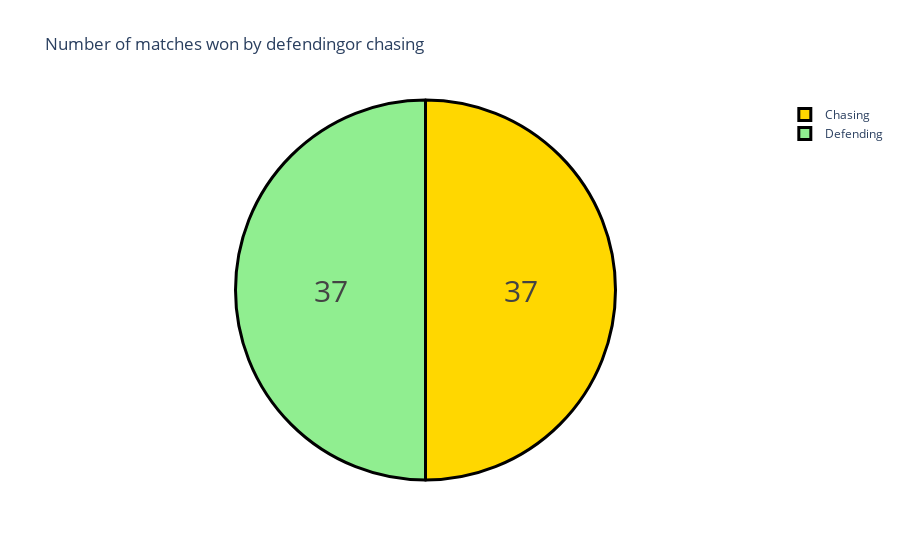

Here is the notebook cell this chart was saved with:
### Code cell
data['won_by'] = data['won_by'].map({"Wickets":"Chasing",
                                     "Runs": "Defending"})
won_by = data['won_by'].value_counts()
label = won_by.index
counts = won_by.values
colors = ['gold', 'lightgreen']

fig = go.Figure(data = [go.Pie(labels= label, values = counts)])
fig.update_layout(title_text = "Number of matches won by defendingor chasing")
fig.update_traces(hoverinfo = 'label+percent', textinfo = 'value', textfont_size = 30,
                  marker = dict(colors = colors, line = dict(color = 'black', width=3)))

### Figure 1 — Plotly figure (JSON) as saved in the notebook; plotly's stock layout.template omitted (floating-point values rounded to 4 significant figures)
{"data": [{"hoverinfo": "label+percent", "labels": ["Chasing", "Defending"], "marker": {"colors": ["gold", "lightgreen"], "line": {"color": "black", "width": 3}}, "textfont": {"size": 30}, "textinfo": "value", "type": "pie", "values": [37, 37]}], "layout": {"autosize": true, "title": {"text": "Number of matches won by defendingor chasing"}}}
